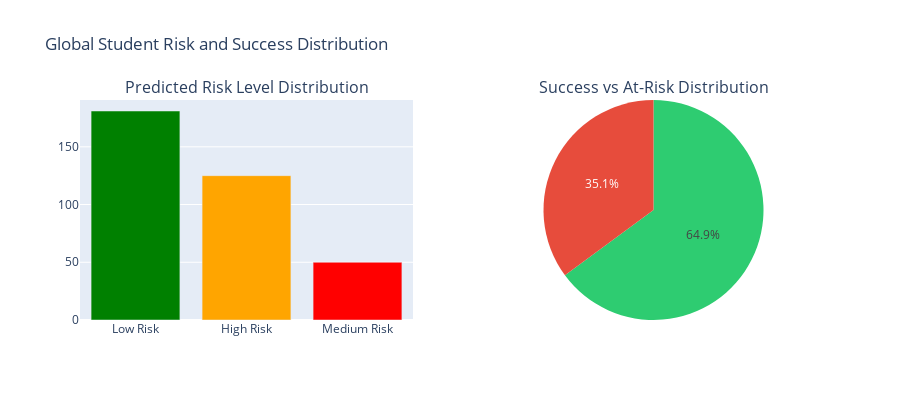

This figure's notebook cell:
### Markdown cell above
## 12. Global Visualizations

### Code cell
# 1. Global Risk Distribution
fig = make_subplots(
    rows=1, cols=2,
    subplot_titles=('Predicted Risk Level Distribution', 'Success vs At-Risk Distribution'),
    specs=[[{'type': 'bar'}, {'type': 'pie'}]]
)

# Risk levels bar chart
risk_counts = df_val['predicted_risk_level'].value_counts()
fig.add_trace(
    go.Bar(x=risk_counts.index, y=risk_counts.values,
           marker_color=['green', 'orange', 'red']),
    row=1, col=1
)

# Success pie chart
success_counts = df_val['success_label_from_risk'].value_counts()
fig.add_trace(
    go.Pie(labels=success_counts.index, values=success_counts.values,
           marker_colors=['#2ecc71', '#e74c3c']),
    row=1, col=2
)

fig.update_layout(height=400, showlegend=False,
                  title_text='Global Student Risk and Success Distribution')
fig.show()

### Figure 1 — Plotly figure (JSON) as saved in the notebook; plotly's stock layout.template omitted (floating-point values rounded to 4 significant figures)
{"data": [{"marker": {"color": ["green", "orange", "red"]}, "type": "bar", "x": ["Low Risk", "High Risk", "Medium Risk"], "xaxis": "x", "y": [181, 125, 50], "yaxis": "y"}, {"domain": {"x": [0.55, 1], "y": [0, 1]}, "labels": ["Success", "At Risk"], "marker": {"colors": ["#2ecc71", "#e74c3c"]}, "type": "pie", "values": [231, 125]}], "layout": {"annotations": [{"font": {"size": 16}, "showarrow": false, "text": "Predicted Risk Level Distribution", "x": 0.225, "xanchor": "center", "xref": "paper", "y": 1, "yanchor": "bottom", "yref": "paper"}, {"font": {"size": 16}, "showarrow": false, "text": "Success vs At-Risk Distribution", "x": 0.775, "xanchor": "center", "xref": "paper", "y": 1, "yanchor": "bottom", "yref": "paper"}], "height": 400, "showlegend": false, "title": {"text": "Global Student Risk and Success Distribution"}, "xaxis": {"anchor": "y", "domain": [0, 0.45]}, "yaxis": {"anchor": "x", "domain": [0, 1]}}}
